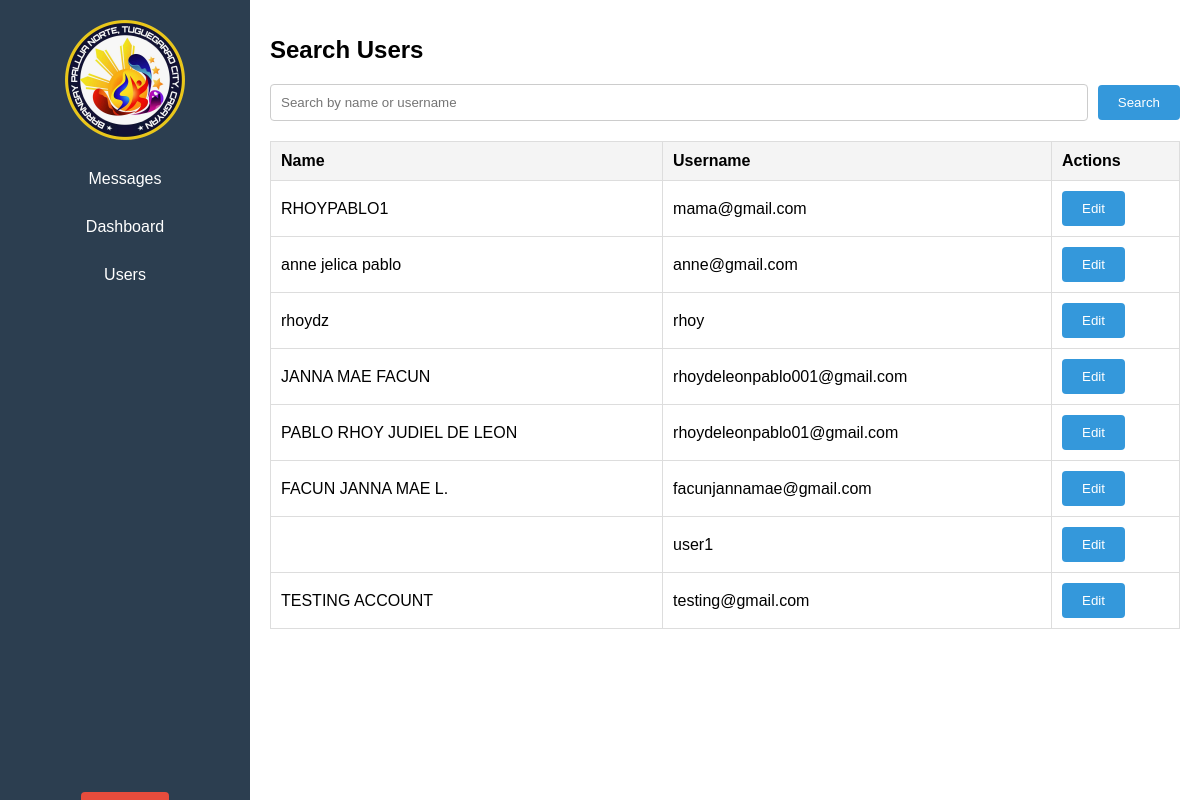
/admin/users.php, run on the app's committed database.
### tables this page shows
CREATE TABLE `users` (
  `id` int(11) NOT NULL,
  `name` varchar(100) NOT NULL,
  `username` varchar(50) NOT NULL,
  `contact_number` varchar(15) NOT NULL,
  `password` varchar(255) NOT NULL,
  `zone` int(11) NOT NULL,
  `mothers_name` varchar(100) NOT NULL,
  `fathers_name` varchar(100) NOT NULL,
  `birthday` date NOT NULL,
  `profile_picture` varchar(255) DEFAULT NULL,
  `gender` enum('Male','Female','Others') NOT NULL,
  `spouse_name` varchar(255) DEFAULT NULL,
  `citizenship` enum('Filipino','Dual','Others') NOT NULL,
  `house_number` varchar(50) DEFAULT NULL,
  `street` varchar(255) DEFAULT NULL,
  `work` varchar(255) DEFAULT NULL,
  `is_student` enum('Yes','No') NOT NULL,
  `school` varchar(255) DEFAULT NULL,
  `degree` varchar(255) DEFAULT NULL,
  `married` enum('Yes','No') NOT NULL
);

### admin/users.php (the view, shortened to what this page needs)
<?php
$host = 'localhost';
$dbname = 'your_database';
$username = 'root';
$password = '';
$conn = new mysqli($host, $username, $password, $dbname);
$search = '';
if (isset($_POST['search'])) {
    $search = $_POST['search'];
    $search_query = "SELECT * FROM users WHERE name LIKE ? OR username LIKE ?";
    $stmt = $conn->prepare($search_query);
    $search_term = "%" . $search . "%";
    $stmt->bind_param("ss", $search_term, $search_term);
    $stmt->execute();
    $result = $stmt->get_result();
} else {
    $result = $conn->query("SELECT * FROM users");
}
?>
<!DOCTYPE html>
<html lang="en">
<head>
    <link rel="stylesheet" href="users.css">
</head>
<body>
    <div class="sidebar">
        <img src="../pic/logo2.png" alt="Logo" class="sidebar-logo">
        <ul class="sidebar-menu">
            <li><a href="mesages.php" class="sidebar-link">Messages</a></li>
            <li><a href="index.php" class="sidebar-link">Dashboard</a></li>
            <li><a href="users.php" class="sidebar-link">Users</a></li>
        </ul>
        <div class="logout">
            <a href="../frontend/login.php" class="logout-link">Logout</a>
        </div>
    </div>
    <div class="main-content">
        <h1 class="page-title">Search Users</h1>
        <form method="post" action="users.php" class="search-form">
            <input type="text" name="search" placeholder="Search by name or username" value="<?php echo htmlspecialchars($search); ?>" class="search-input" required>
            <button type="submit" class="search-button">Search</button>
        </form>
        <table class="user-table" border="1">
            <thead>
                <tr>
                    <th>Name</th>
                    <th>Username</th>
                    <th>Actions</th>
                </tr>
            </thead>
            <tbody>
                <?php
                if ($result->num_rows > 0) {
                    while ($row = $result->fetch_assoc()) {
                        echo "<tr>
                                <td>{$row['name']}</td>
                                <td>{$row['username']}</td>
                                <td>
                                    <button class='edit-button' onclick=\"openEditModal({$row['id']}, '{$row['name']}', '{$row['username']}', '{$row['contact_number']}', '{$row['password']}', '{$row['zone']}', '{$row['mothers_name']}', '{$row['fathers_name']}', '{$row['birthday']}')\">Edit</button>
                                </td>
                              </tr>";
                    }
                } else {
                    echo "<tr><td colspan='3'>No results found</td></tr>";
                }
                ?>
            </tbody>
        </table>
    </div>
</body>
</html>

### admin/users.css (style rules this page uses)
body { font-family: Arial, sans-serif; margin: 0; padding: 0; box-sizing: border-box; }
.sidebar { width: 250px; height: 100vh; background-color: #2c3e50; color: white; position: fixed; top: 0; left: 0; display: flex; flex-direction: column; align-items: center; padding: 20px 0; }
.sidebar-logo { width: 120px; height: auto; margin-bottom: 20px; }
.sidebar-menu { list-style: none; padding: 0; margin: 0; width: 100%; }
.sidebar-menu li { width: 100%; margin-bottom: 10px; }
.sidebar-link { display: block; color: white; text-decoration: none; padding: 10px 20px; text-align: center; border-radius: 4px; }
.logout { margin-top: auto; }
.logout-link { color: white; text-decoration: none; background-color: #e74c3c; padding: 10px 20px; border-radius: 4px; }
.main-content { margin-left: 250px; padding: 20px; }
.page-title { font-size: 24px; font-weight: bold; margin-bottom: 20px; }
.search-form { display: flex; align-items: center; margin-bottom: 20px; }
.search-input { flex-grow: 1; padding: 10px; border: 1px solid #ccc; border-radius: 4px; margin-right: 10px; }
.search-button { background-color: #3498db; color: white; border: none; padding: 10px 20px; border-radius: 4px; cursor: pointer; }
.user-table { width: 100%; border-collapse: collapse; margin-top: 20px; }
.user-table th, .user-table td { border: 1px solid #ddd; padding: 10px; text-align: left; }
.user-table th { background-color: #f4f4f4; }
.edit-button, .reset-button { background-color: #3498db; color: white; border: none; padding: 10px 20px; border-radius: 4px; cursor: pointer; }

### data on the page
users: name "RHOYPABLO1", username "mama@gmail.com"
users: name "anne jelica pablo", username "anne@gmail.com"
users: name "rhoydz", username "rhoy"
users: name "JANNA MAE FACUN", username "rhoydeleonpablo001@gmail.com"
users: name "PABLO RHOY JUDIEL DE LEON", username "rhoydeleonpablo01@gmail.com"
users: name "FACUN JANNA MAE L.", username "facunjannamae@gmail.com"
users: username "user1"
users: name "TESTING ACCOUNT", username "testing@gmail.com"
